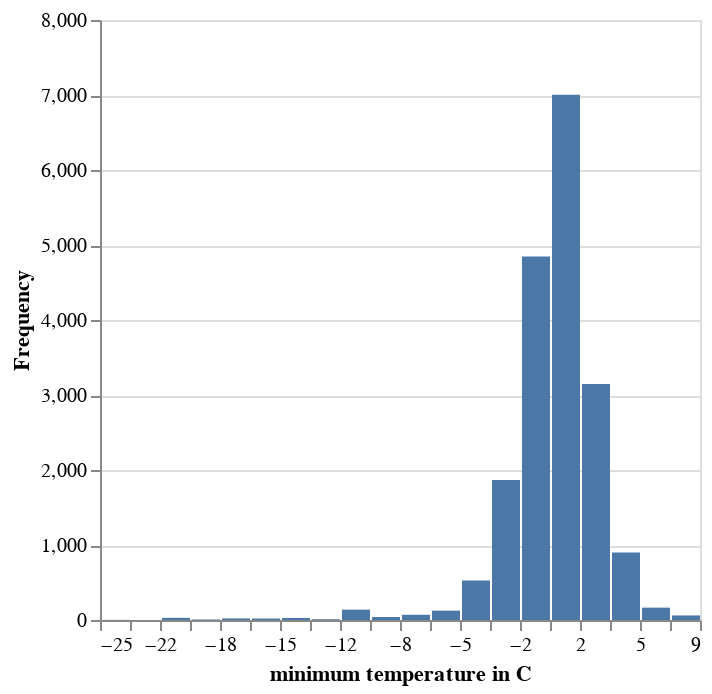

Source (notebook cell):
### Markdown cell above
The `.plot_chart` method can be used to get the plot, which can then be plotted using the `altair`' package:

### Code cell
#Request the plot from Geo Engine
plot_aeshna_affinis_min = workflow_aeshna_affinis_join_plot_min.plot_chart(
    ge.QueryRectangle(
        ge.BoundingBox2D(-180, -90, 180, 90),
        ge.TimeInterval(time, time),
        resolution=ge.SpatialResolution(0.1, 0.1),
        srs="EPSG:4326"
    )
)

#Show the plot
alt.Chart.from_dict(plot_aeshna_affinis_min.spec)

### Figure 1 — Vega-Lite specification as saved in the notebook (floating-point values rounded to 4 significant figures)
{"config": {"view": {"continuousWidth": 300, "continuousHeight": 300}}, "data": {"name": "data-4d2b2536ab94b1f540a794a892bb942a"}, "mark": "bar", "encoding": {"x": {"axis": {"title": "minimum temperature in C"}, "bin": {"binned": true, "step": 1.69}, "field": "binStart"}, "x2": {"field": "binEnd"}, "y": {"field": "Frequency", "type": "quantitative"}}, "$schema": "https://vega.github.io/schema/vega-lite/v4.json", "datasets": {"data-4d2b2536ab94b1f540a794a892bb942a": [{"Frequency": 2, "binEnd": -23.51, "binStart": -25.2}, {"Frequency": 0, "binEnd": -21.82, "binStart": -23.51}, {"Frequency": 29, "binEnd": -20.13, "binStart": -21.82}, {"Frequency": 7, "binEnd": -18.44, "binStart": -20.13}, {"Frequency": 21, "binEnd": -16.75, "binStart": -18.44}, {"Frequency": 20, "binEnd": -15.06, "binStart": -16.75}, {"Frequency": 27, "binEnd": -13.37, "binStart": -15.06}, {"Frequency": 10, "binEnd": -11.68, "binStart": -13.37}, {"Frequency": 138, "binEnd": -9.99, "binStart": -11.68}, {"Frequency": 40, "binEnd": -8.3, "binStart": -9.99}, {"Frequency": 70, "binEnd": -6.61, "binStart": -8.3}, {"Frequency": 125, "binEnd": -4.92, "binStart": -6.61}, {"Frequency": 527, "binEnd": -3.23, "binStart": -4.92}, {"Frequency": 1868, "binEnd": -1.54, "binStart": -3.23}, {"Frequency": 4848, "binEnd": 0.15, "binStart": -1.54}, {"Frequency": 7002, "binEnd": 1.84, "binStart": 0.15}, {"Frequency": 3146, "binEnd": 3.53, "binStart": 1.84}, {"Frequency": 900, "binEnd": 5.22, "binStart": 3.53}, {"Frequency": 165, "binEnd": 6.91, "binStart": 5.22}, {"Frequency": 61, "binEnd": 8.6, "binStart": 6.91}]}}
